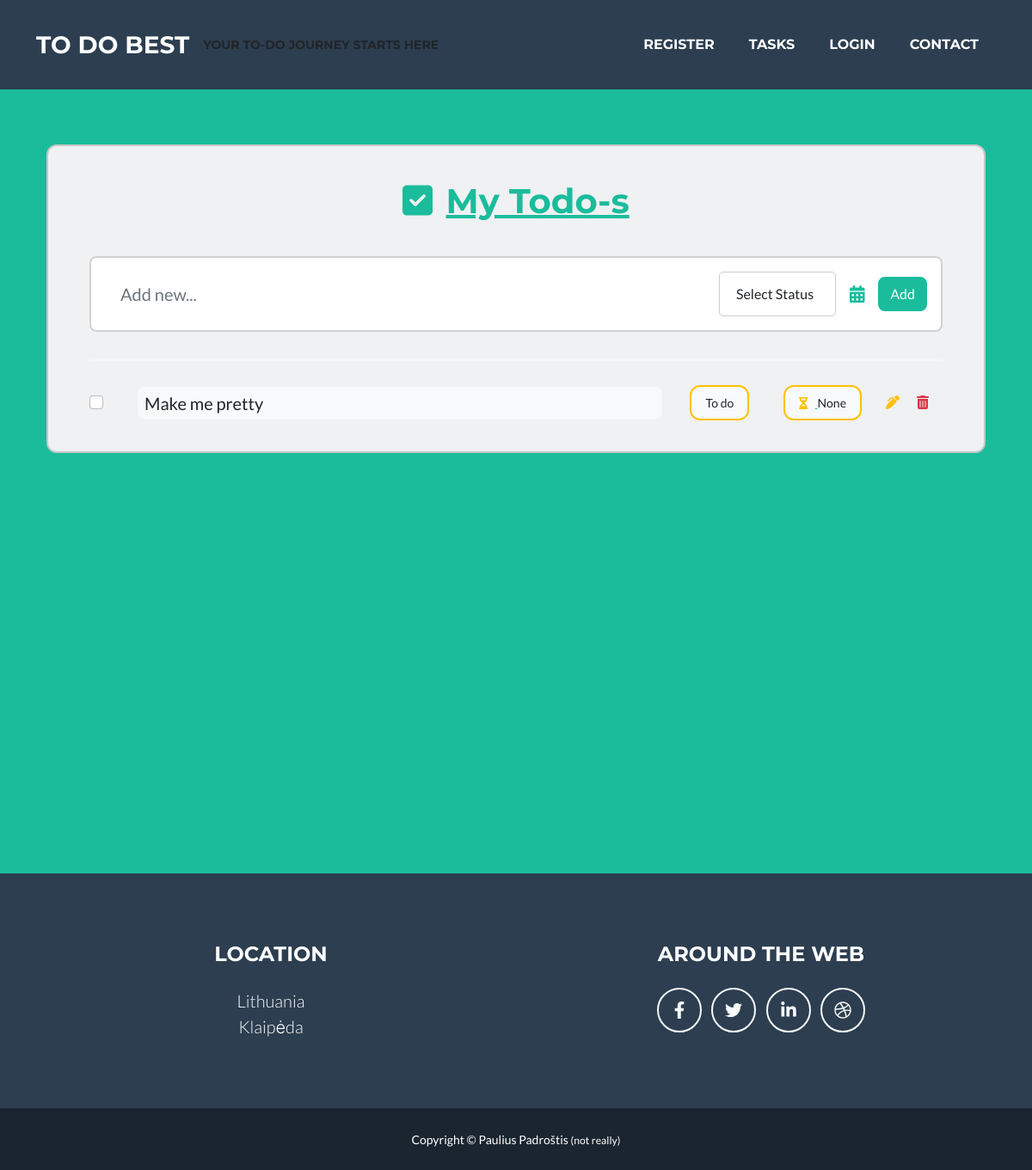
The page /tasks/ on the database as committed earlier.
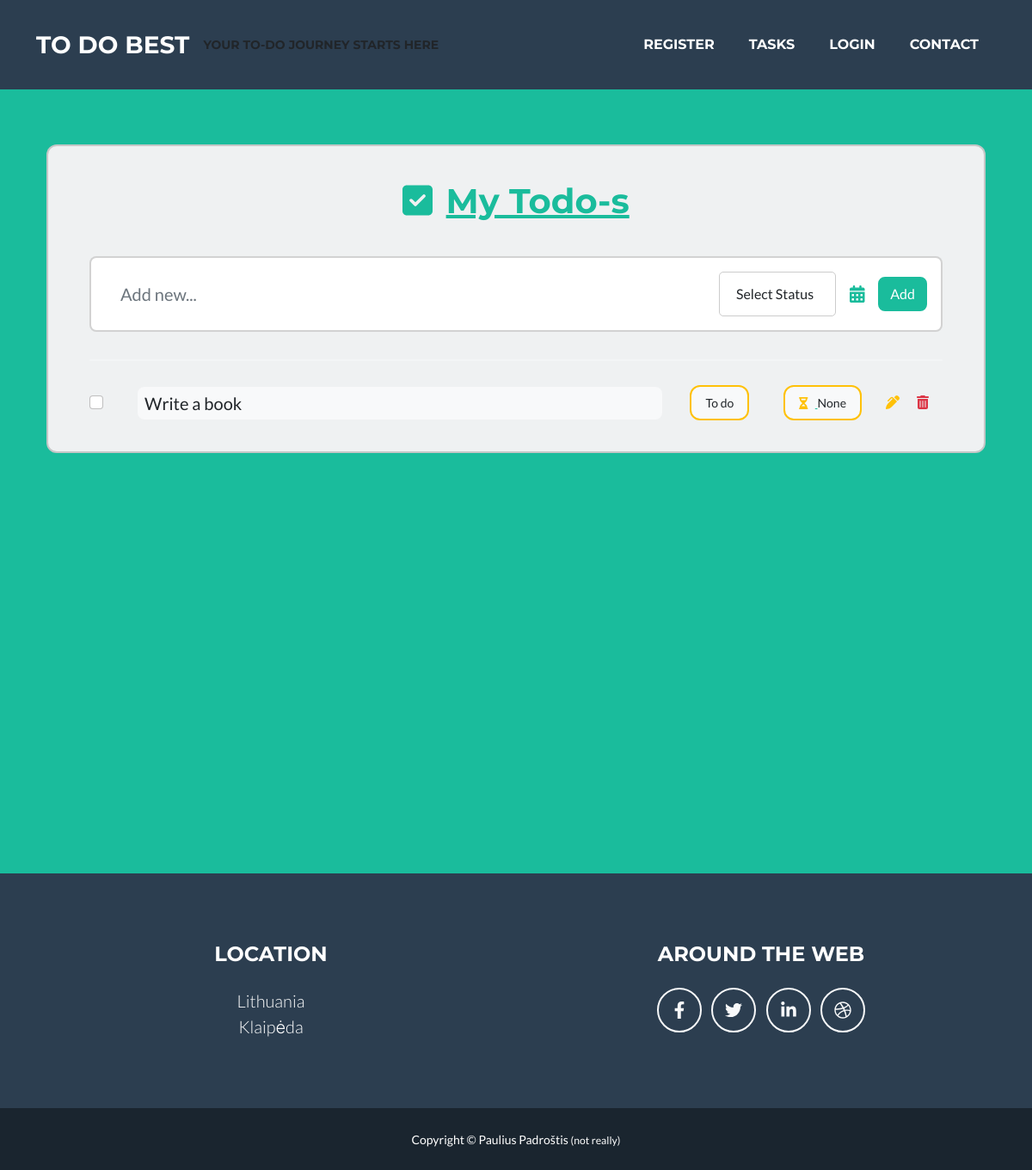
The same page on the database as committed later.
### todoapp/models.py (models this page shows, shortened)
class Task(models.Model):
    task = models.CharField(verbose_name='Task', max_length=200)
    creation_date = models.DateTimeField(verbose_name='Task created', auto_now_add=True)
    due_date = models.DateField(verbose_name='Due on', blank=True, null=True)
    COMPLETION_STATUS = (
        ('td', 'To do'),
        ('ip', 'In Progress'),
        ('ca', 'Cancelled'),
        ('co', 'Completed'),
    )
    status = models.CharField(max_length=2, choices=COMPLETION_STATUS, default='td', help_text='Task status')
    class Meta:
        verbose_name = 'Task'
        verbose_name_plural = 'Tasks'

### todoapp/views.py (the view)
# urls.py: path('tasks/', views.TaskListView.as_view(), name='tasks'),
class TaskListView(generic.ListView):
    model = Task
    template_name = 'tasklist.html'
    context_object_name = 'task'
    def get_context_data(self, **kwargs):
        context = super().get_context_data(**kwargs)
        context['status_choices'] = Task.COMPLETION_STATUS
        return context

### todoapp/templates/tasklist.html (shortened to what the changed rows need)
{% extends "base.html" %}
{% load static %}
{% load crispy_forms_tags %}
{% block TaskListCSS %}
<link href="{% static 'css/todo.css' %}" rel="stylesheet"/> {% endblock %}
{% block Content %}
<section class="vh-100">
    <div class="container py-5 h-50">
        <div class="row d-flex justify-content-center align-items-center h-50">
            <div class="col">
                <div class="card fixed-header" id="list1" style="border-radius: .75rem; background-color: #eff1f2;">
                    <div class="card-body py-4 px-4 px-md-5">
                        {% for item in task %}
                            <ul id="taskList" class="list-group list-group-horizontal rounded-0 mb-2">
                                <li class="list-group-item d-flex align-items-center ps-0 pe-3 py-1 rounded-0 border-0 bg-transparent">
                                    <div class="form-check">
                                        <input class="form-check-input me-0" type="checkbox" value="" aria-label="..."/>
                                    </div>
                                </li>
                                <li class="list-group-item px-3 py-1 d-flex align-items-center flex-grow-1 border-0 bg-transparent">
                                    <p class="lead fw-normal mb-0 bg-light w-100 ms-n2 ps-2 py-1 rounded">{{item.task}}</p>
                                </li>
                                <li class="list-group-item px-3 py-1 d-flex align-items-center border-0 bg-transparent">
                                    <div class="py-2 px-3 me-2 border border-warning rounded-3 d-flex align-items-center bg-light">
                                        <p class="small mb-0" data-mdb-toggle="tooltip" title="Status">
                                            {{item.get_status_display}}
                                        </p>
                                    </div>
                                </li>
                                <li class="list-group-item px-3 py-1 d-flex align-items-center border-0 bg-transparent">
                                    <div class="py-2 px-3 me-2 border border-warning rounded-3 d-flex align-items-center bg-light">
                                        <p class="small mb-0">
                                            <a href="#!" data-mdb-toggle="tooltip" title="Due on date">
                                                <i class="fas fa-hourglass-half me-2 text-warning"></i>
                                            </a>
                                            {{item.due_date}}
                                        </p>
                                    </div>
                                </li>
                                <li class="list-group-item ps-1 mt-1  rounded-0 border-0 bg-transparent">
                                    <div class="d-flex flex-row justify-content-end mb-1">
                                        <a href="{% url 'update_todo' pk=item.id %}" class="text-warning" data-mdb-toggle="tooltip" title="Edit"><i class="fas fa-pen-alt"></i></a>
                                    </div>
                                </li>
                                <li class="list-group-item ps-1 mt-1  rounded-0 border-0 bg-transparent">
                                    <div class="d-flex flex-row justify-content-end mb-1">
                                        <a href="#!" class="text-danger" data-mdb-toggle="tooltip" title="Delete" onclick="deleteTask('{{item.id}}')"><i class="fas fa-trash-alt"></i></a>
                                    </div>
                                </li>
                            </ul>
                        {% endfor %}
                    </div>
                </div>
            </div>
        </div>
    </div>
</section>
{% endblock %}

Rows that differ between the two databases and show on the page:
removed Task: task "Make me pretty", status "To do", due_date "None"
added Task: task "Write a book", status "To do", due_date "None"
